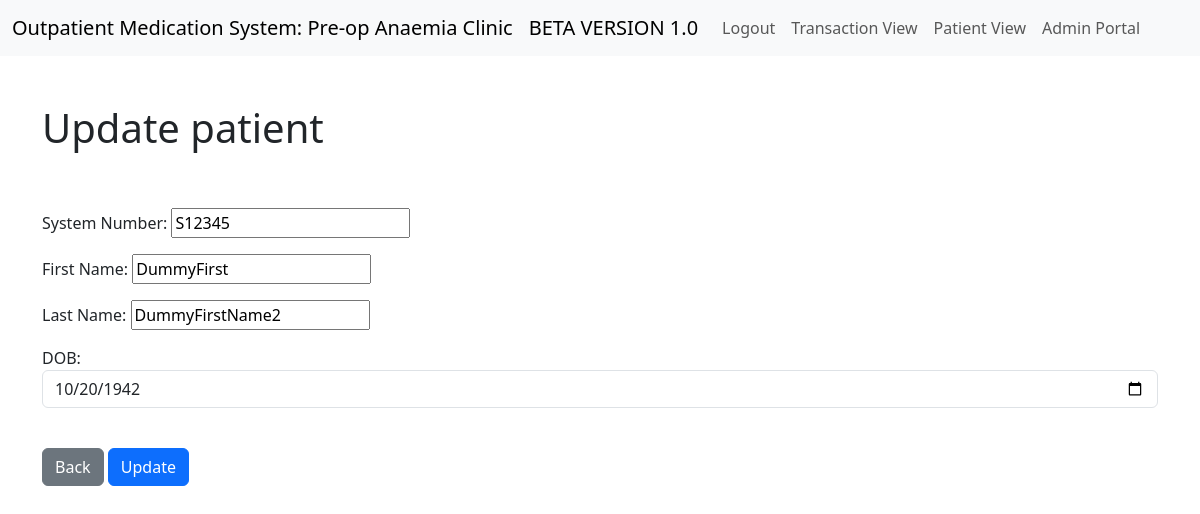
Page /update_patient/1 (signed in) on the committed database.
### website/models.py (models this page shows, shortened)
class Patient(models.Model):
    System_Number = models.CharField(max_length=10)
    First_Name = models.CharField(max_length=100)
    Last_Name = models.CharField(max_length=100)
    DOB = models.DateField()

### website/views.py (the view)
# urls.py: path('update_patient/<int:pk>',views.update_patient, name='update_patient'),
def update_patient(request, pk):
	if request.user.is_authenticated:
		patient_record = Patient.objects.get(id=pk)
		pform = PatientForm(request.POST or None, instance=patient_record)
		if pform.is_valid():
			pform.save()
			messages.success(request, "Record updated")
			return redirect('patient_view')
		return render(request, 'update_patient.html', {'pform':pform})
	else:
		messages.success(request, "Login required")
		return redirect('home')

### website/forms.py
class PatientForm(forms.ModelForm):
    class Meta:
        model = Patient
        exclude = ["id"]
        widgets = {
            'DOB': forms.DateInput(
                attrs={'type': 'date', 'class': 'form-control'}
            )
        }

### website/templates/update_patient.html (shortened to what this page needs)
{% extends 'base.html' %}
{% block content %}
<div class="col-xs-6 col-xs-offset-6">
<br/>
<h1>Update patient</h1>
<br/>
<br/>
<form method = "POST">
    {{ pform.as_p }}
<br/>
      <a href="{% url 'home' %}" class="btn btn-secondary">Back</a>
      <button type="submit" class="btn btn-primary">Update</button>
</form>
</div>
{% endblock %}

### rows in the picture
Patient: System_Number "S12345", First_Name "DummyFirst", Last_Name "DummyFirstName2", DOB "10/20/1942"
